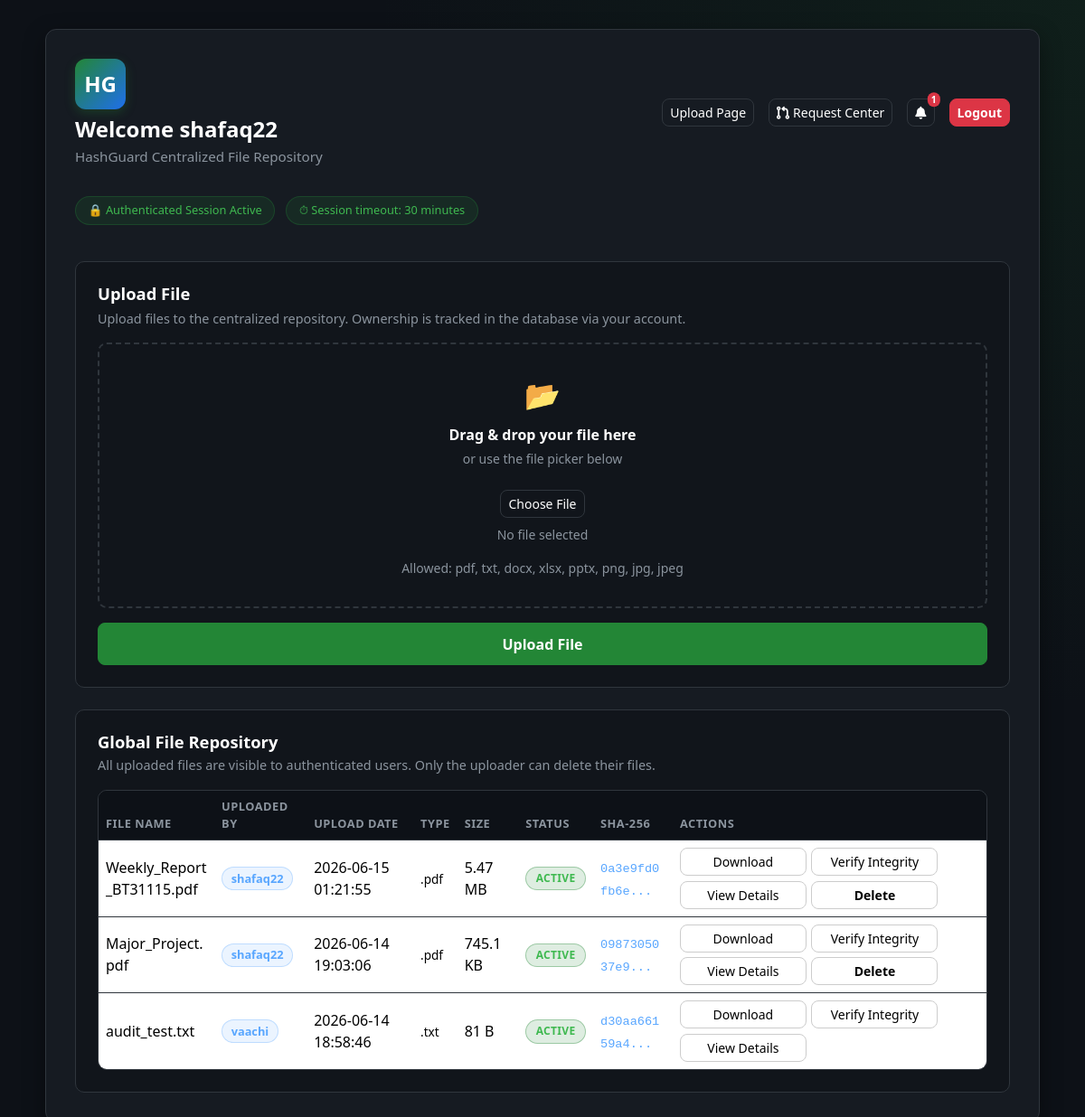
The app's page /dashboard (signed in), older data.
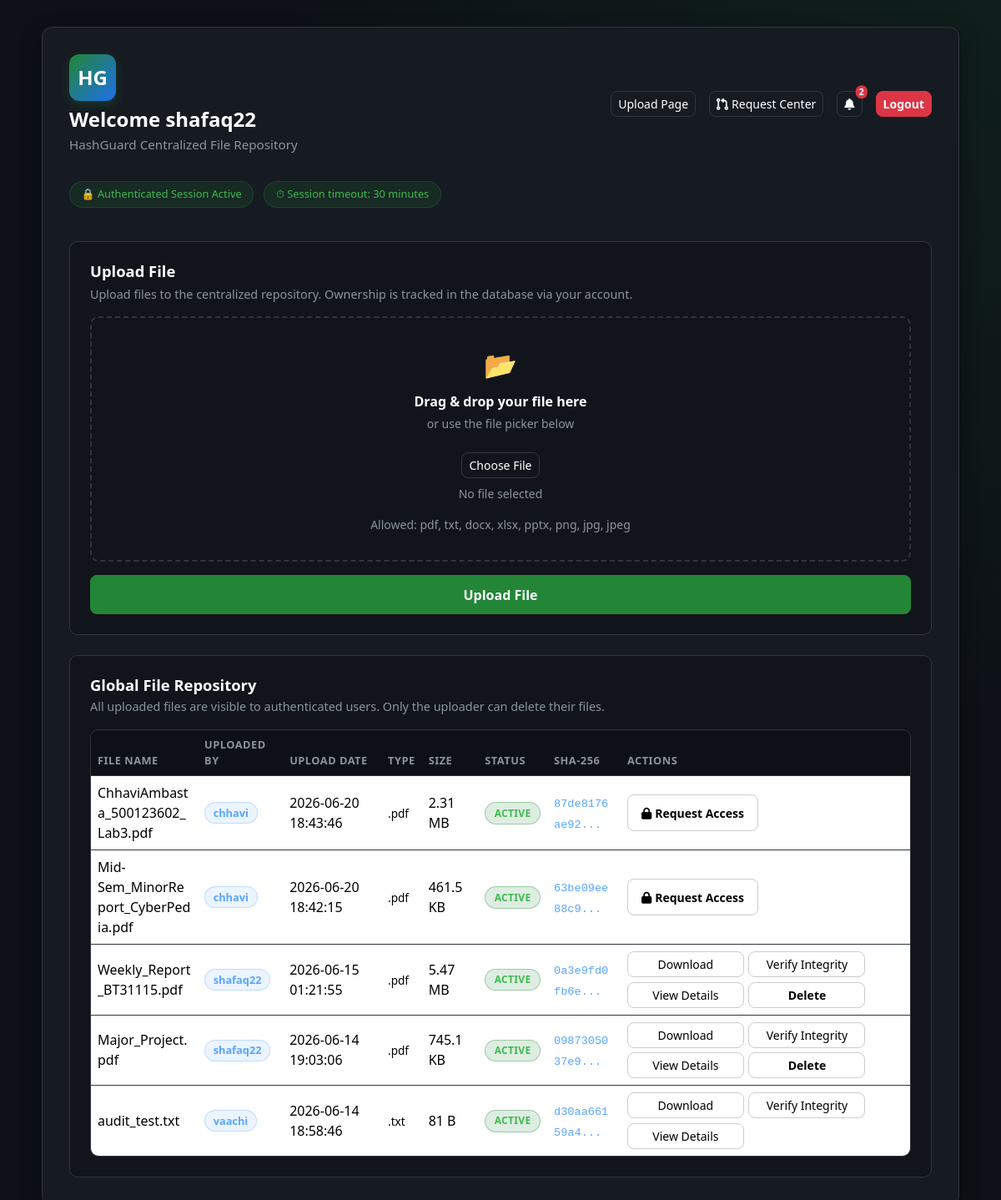
The same page, newer data.
### tables this page shows
CREATE TABLE users (
    id INTEGER PRIMARY KEY AUTOINCREMENT,
    username TEXT NOT NULL UNIQUE,
    email TEXT NOT NULL UNIQUE,
    password_hash TEXT NOT NULL,
    created_at TIMESTAMP DEFAULT CURRENT_TIMESTAMP
, security_question TEXT NOT NULL DEFAULT 'q1', security_answer_hash TEXT NOT NULL DEFAULT '', email_verified INTEGER NOT NULL DEFAULT 0, last_login TIMESTAMP, account_status TEXT NOT NULL DEFAULT 'ACTIVE', failed_attempts INTEGER NOT NULL DEFAULT 0, locked_until TIMESTAMP);

CREATE TABLE files (
    id INTEGER PRIMARY KEY AUTOINCREMENT,
    owner_id INTEGER NOT NULL,
    original_filename TEXT NOT NULL,
    stored_filename TEXT NOT NULL,
    file_extension TEXT NOT NULL,
    file_size INTEGER NOT NULL,
    mime_type TEXT NOT NULL,
    sha256_hash TEXT NOT NULL,
    upload_time TIMESTAMP DEFAULT CURRENT_TIMESTAMP,
    last_verified TIMESTAMP,
    status TEXT NOT NULL DEFAULT 'ACTIVE',
    is_deleted INTEGER NOT NULL DEFAULT 0,
    FOREIGN KEY (owner_id) REFERENCES users(id)
);

### app.py (the view)
@app.route("/dashboard")
@login_required
def dashboard():
    conn = get_db_connection()
    try:
        files = list_all_files(conn)
        enriched_files = []
        user_id = session["user_id"]
        for f in files:
            file_id = f["id"]
            file_dict = dict(f)
            permission = None
            if f["owner_id"] == user_id:
                permission = "OWNER"
            else:
                perm_row = conn.execute(
                    "SELECT permission_type FROM file_permissions WHERE file_id = ? AND user_id = ?",
                    (file_id, user_id)
                ).fetchone()
                if perm_row:
                    permission = perm_row["permission_type"]
            file_dict["user_permission"] = permission
            pending_req = conn.execute(
                "SELECT id FROM access_requests WHERE file_id = ? AND requester_id = ? AND status = 'PENDING'",
                (file_id, user_id)
            ).fetchone()
            file_dict["has_pending_request"] = pending_req is not None
            enriched_files.append(file_dict)
    finally:
        conn.close()
    return render_template(
        "dashboard.html",
        username=session.get("username"),
        files=enriched_files,
        current_user_id=session["user_id"],
    )

### app.py (called while the page is built)
def get_db_connection():
    conn = sqlite3.connect(DATABASE_PATH)
    conn.row_factory = sqlite3.Row
    return conn

def utc_now():
    return datetime.utcnow()

def login_required(view_func):
    @wraps(view_func)
    def wrapped_view(*args, **kwargs):
        if "user_id" not in session:
            flash("Please log in to access the dashboard.", "warning")
            return redirect(url_for("login"))
        last_activity = session.get("last_activity")
        if last_activity and (utc_now().timestamp() - last_activity) > SESSION_TIMEOUT_SECONDS:
            session.clear()
            flash("Your session has expired due to inactivity. Please log in again.", "warning")
            return redirect(url_for("login"))
        session["last_activity"] = utc_now().timestamp()
        return view_func(*args, **kwargs)
    return wrapped_view

@app.context_processor
def inject_notifications():
    if "user_id" in session:
        conn = get_db_connection()
        try:
            notifications_list = conn.execute(
                """
                SELECT * FROM notifications
                WHERE user_id = ?
                ORDER BY created_at DESC
                LIMIT 8
                """,
                (session["user_id"],),
            ).fetchall()
            unread_count = conn.execute(
                "SELECT COUNT(*) FROM notifications WHERE user_id = ? AND is_read = 0",
                (session["user_id"],),
            ).fetchone()[0]
        finally:
            conn.close()
        return {
            "notifications": notifications_list,
            "unread_notifications_count": unread_count,
        }
    return {
        "notifications": [],
        "unread_notifications_count": 0,
    }

### file_service.py (called while the page is built)
def format_file_size(num_bytes):
    if num_bytes < 1024:
        return f"{num_bytes} B"
    if num_bytes < 1024 * 1024:
        return f"{num_bytes / 1024:.1f} KB"
    if num_bytes < 1024 * 1024 * 1024:
        return f"{num_bytes / (1024 * 1024):.2f} MB"
    return f"{num_bytes / (1024 * 1024 * 1024):.2f} GB"

def truncate_hash(sha256_hash, visible_chars=12):
    if not sha256_hash:
        return ""
    if len(sha256_hash) <= visible_chars:
        return sha256_hash
    return f"{sha256_hash[:visible_chars]}..."

### templates/dashboard.html (shortened to what this page needs)
<!DOCTYPE html>
<html lang="en">
<head>
    <link href="https://cdn.jsdelivr.net/npm/bootstrap@5.3.3/dist/css/bootstrap.min.css" rel="stylesheet">
    <link rel="stylesheet" href="https://cdnjs.cloudflare.com/ajax/libs/font-awesome/6.4.0/css/all.min.css">
    <link rel="stylesheet" href="{{ url_for('static', filename='css/style.css') }}">
</head>
<body>
    <div class="dashboard-wrapper">
        <div class="container dashboard-container">
            <div class="dashboard-card dashboard-card-wide mx-auto">
                <div class="dashboard-header">
                    <div>
                        <div class="brand-logo mb-2">HG</div>
                        <h1 class="welcome-text">Welcome {{ username }}</h1>
                        <p class="welcome-subtext">HashGuard Centralized File Repository</p>
                    </div>
                    <div class="dashboard-actions d-flex align-items-center">
                        <a href="{{ url_for('files.upload_page') }}" class="btn btn-outline-light btn-sm me-2">Upload Page</a>
                        <a href="{{ url_for('requests_page') }}" class="btn btn-outline-light btn-sm me-2">
                            <i class="fa-solid fa-code-pull-request me-1"></i>Request Center
                        </a>
                        <div class="dropdown me-2 d-inline-block">
                            <button class="btn btn-outline-light btn-sm position-relative dropdown-toggle hide-caret" type="button" id="notificationBell" data-bs-toggle="dropdown" aria-expanded="false">
                                <i class="fa-solid fa-bell"></i>
                                {% if unread_notifications_count > 0 %}
                                    <span class="position-absolute top-0 start-100 translate-middle badge rounded-pill bg-danger" style="font-size: 0.65rem; padding: 0.25em 0.4em;">
                                        {{ unread_notifications_count }}
                                    </span>
                                {% endif %}
                            </button>
                        </div>
                        <a href="{{ url_for('logout') }}" class="btn btn-danger btn-sm">Logout</a>
                    </div>
                </div>
                <div class="dashboard-badges mb-4">
                    <span class="security-badge">&#128274; Authenticated Session Active</span>
                    <span class="security-badge ms-2">&#9201; Session timeout: 30 minutes</span>
                </div>
                <section class="dashboard-section">
                    <h2 class="section-title">Upload File</h2>
                    <p class="section-description">Upload files to the centralized repository. Ownership is tracked in the database via your account.</p>
                    {% include "partials/upload_form.html" %}
                </section>
                <section class="dashboard-section mt-4">
                    <div class="section-header-row">
                        <div>
                            <h2 class="section-title mb-1">Global File Repository</h2>
                            <p class="section-description mb-0">All uploaded files are visible to authenticated users. Only the uploader can delete their files.</p>
                        </div>
                    </div>
                    {% if files %}
                        <div class="table-responsive files-table-wrapper mt-3">
                            <table class="table files-table align-middle">
                                <thead>
                                    <tr>
                                        <th>File Name</th>
                                        <th>Uploaded By</th>
                                        <th>Upload Date</th>
                                        <th>Type</th>
                                        <th>Size</th>
                                        <th>Status</th>
                                        <th>SHA-256</th>
                                        <th>Actions</th>
                                    </tr>
                                </thead>
                                <tbody>
                                    {% for file in files %}
                                        <tr>
                                            <td class="filename-cell">{{ file.original_filename }}</td>
                                            <td><span class="owner-badge">{{ file.owner_username }}</span></td>
                                            <td>{{ file.upload_time }}</td>
                                            <td><span class="type-badge">.{{ file.file_extension }}</span></td>
                                            <td>{{ format_file_size(file.file_size) }}</td>
                                            <td>
                                                <span class="status-badge status-{{ file.status|lower }}">{{ file.status }}</span>
                                            </td>
                                            <td><code class="hash-preview">{{ truncate_hash(file.sha256_hash) }}</code></td>
                                            <td>
                                                <div class="file-actions">
                                                    {% if file.user_permission %}
                                                        <a href="{{ url_for('files.download_file', file_id=file.id) }}" class="btn btn-outline-light btn-sm">Download</a>
                                                        <form action="{{ url_for('files.verify_file', file_id=file.id) }}" method="POST" class="d-inline">
                                                            <button type="submit" class="btn btn-outline-light btn-sm">Verify Integrity</button>
                                                        </form>
                                                        <a href="{{ url_for('files.file_details', file_id=file.id) }}" class="btn btn-outline-light btn-sm">View Details</a>
                                                        {% if file.user_permission == 'OWNER' %}
                                                            <form action="{{ url_for('files.delete_file', file_id=file.id) }}" method="POST" class="d-inline" onsubmit="return confirm('Soft delete this file?');">
                                                                <button type="submit" class="btn btn-danger btn-sm">Delete</button>
                                                            </form>
                                                        {% endif %}
                                                    {% else %}
                                                        {% if file.has_pending_request %}
                                                            <button class="btn btn-outline-secondary btn-sm" disabled>
                                                                <i class="fa-solid fa-hourglass-half me-1"></i>Access Pending
                                                            </button>
                                                        {% else %}
                                                            <a href="{{ url_for('files.request_access', file_id=file.id) }}" class="btn btn-primary btn-sm">
                                                                <i class="fa-solid fa-lock me-1"></i>Request Access
                                                            </a>
                                                        {% endif %}
                                                    {% endif %}
                                                </div>
                                            </td>
                                        </tr>
                                    {% endfor %}
                                </tbody>
                            </table>
                        </div>
                    {% else %}
                        <div class="empty-state mt-3">
                            <p class="mb-0">No files in the repository yet. Use the upload area above to add the first file.</p>
                        </div>
                    {% endif %}
                </section>
            </div>
        </div>
    </div>
</body>
</html>

### templates/partials/upload_form.html (shortened to what this page needs)
<form action="{{ url_for('files.upload_file') }}" method="POST" enctype="multipart/form-data" class="upload-form" data-upload-form>
    <div class="upload-dropzone" data-dropzone>
        <div class="upload-dropzone-icon">&#128194;</div>
        <p class="upload-dropzone-title">Drag &amp; drop your file here</p>
        <p class="upload-dropzone-subtitle">or use the file picker below</p>
        <label for="file-input" class="btn btn-outline-light btn-sm mt-2">Choose File</label>
        <p class="selected-file-name mt-2 mb-0" data-selected-file>No file selected</p>
        <p class="upload-hint mt-3 mb-0">
            Allowed: pdf, txt, docx, xlsx, pptx, png, jpg, jpeg
        </p>
    </div>
    <button type="submit" class="btn btn-primary w-100 mt-3">Upload File</button>
</form>

Row changes from the older to the newer data that the page shows:
added files: original_filename "ChhaviAmbasta_500123602_Lab3.pdf", owner_username "chhavi", upload_time "2026-06-20 18:43:46", file_extension "pdf", file_size "2.31 MB", status "ACTIVE", sha256_hash "87de8176ae92..."
added files: original_filename "Mid-Sem_MinorReport_CyberPedia.pdf", owner_username "chhavi", upload_time "2026-06-20 18:42:15", file_extension "pdf", file_size "461.5 KB", status "ACTIVE", sha256_hash "63be09ee88c9..."
Text that changed along with them:
{{ unread_notifications_count }}: "1" → "2"
